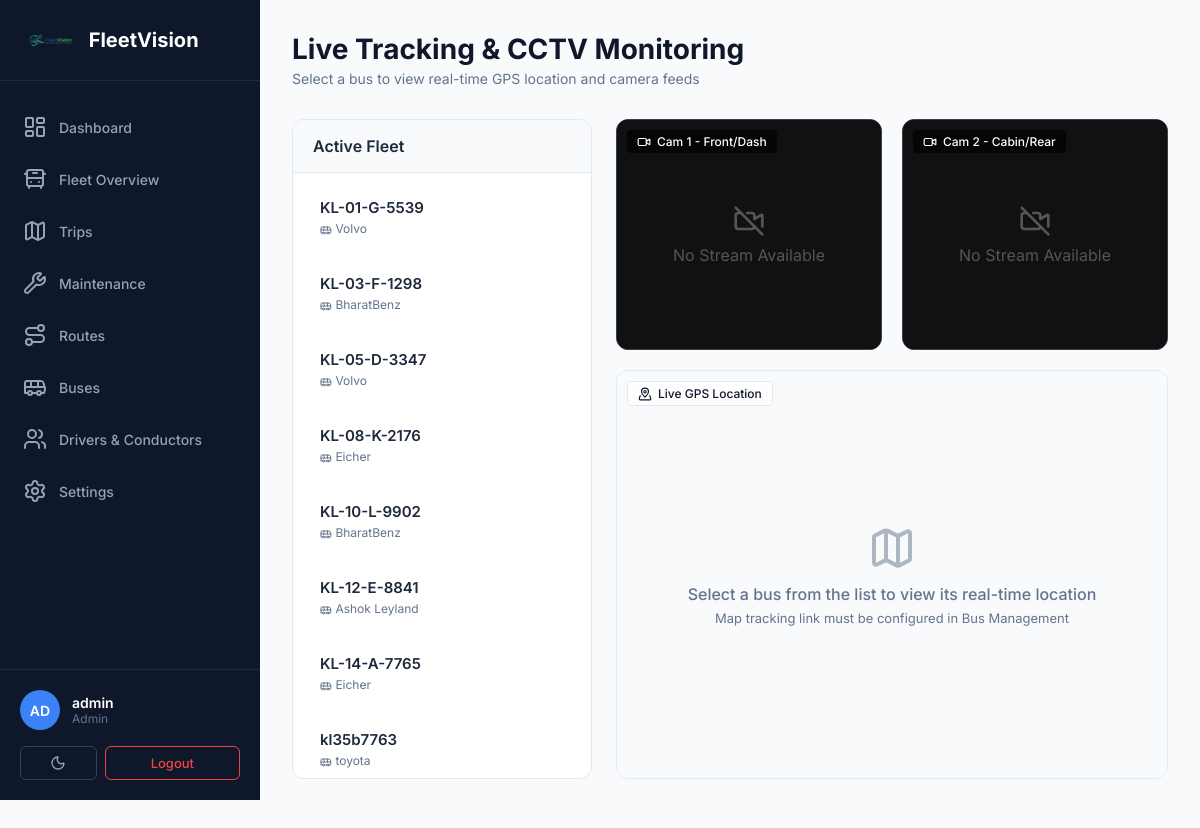
The page /live-tracking.php (signed in) on the database its author committed.
### tables this page shows
CREATE TABLE buses (
        id INTEGER PRIMARY KEY AUTOINCREMENT,
        bus_number TEXT NOT NULL UNIQUE,
        make TEXT,
        model TEXT,
        year INTEGER,
        capacity INTEGER,
        status TEXT DEFAULT 'active',
        created_at DATETIME DEFAULT CURRENT_TIMESTAMP
    , gps_url TEXT, cctv_url_1 TEXT, cctv_url_2 TEXT, route_id INTEGER REFERENCES routes(id), driver_id INTEGER REFERENCES users(id), conductor_id INTEGER REFERENCES users(id));

### live-tracking.php (the view, shortened to what this page needs)
<?php
require_once __DIR__ . '/includes/db.php';
$stmt = $pdo->query("SELECT id, bus_number, make, model, gps_url, cctv_url_1, cctv_url_2 FROM buses WHERE status = 'active' ORDER BY bus_number ASC");
$trackable_buses = $stmt->fetchAll(PDO::FETCH_ASSOC);
include __DIR__ . '/includes/header.php';
?>
<header class="top-header">
    <div class="header-left">
        <h1 class="page-title">Live Tracking & CCTV Monitoring</h1>
        <p class="page-subtitle">Select a bus to view real-time GPS location and camera feeds</p>
    </div>
</header>
<section class="content-section" style="padding-bottom: 0;">
    <div class="tracking-container">
        <div class="bus-selector-panel">
            <div class="selector-header">Active Fleet</div>
            <div class="bus-list">
                <?php if (count($trackable_buses) > 0): ?>
                    <?php foreach ($trackable_buses as $bus): ?>
                        <div class="bus-item"
                             onclick="loadFeeds('<?php echo htmlspecialchars($bus['gps_url'] ?? ''); ?>', '<?php echo htmlspecialchars($bus['cctv_url_1'] ?? ''); ?>', '<?php echo htmlspecialchars($bus['cctv_url_2'] ?? ''); ?>', this)">
                            <div class="bus-number"><?php echo htmlspecialchars($bus['bus_number']); ?></div>
                            <div class="bus-meta">
                                <span><i data-lucide="bus" style="width:12px; height:12px; display:inline-block; vertical-align:middle;"></i> <?php echo htmlspecialchars($bus['make']); ?></span>
                            </div>
                        </div>
                    <?php endforeach; ?>
                <?php else: ?>
                    <div style="padding: 20px; text-align: center; color: #64748b; font-size: 14px;">
                        No active buses found. Please add a bus first.
                    </div>
                <?php endif; ?>
            </div>
        </div>
        <div class="viewer-panel">
            <div class="cctv-grid">
                <div class="cctv-frame-container">
                    <div class="feed-label"><i data-lucide="video" style="width:14px; height:14px;"></i> Cam 1 - Front/Dash</div>
                    <div id="cctv1-container" class="empty-state black-bg">
                        <i data-lucide="video-off" style="width:32px; height:32px; margin-bottom: 8px;"></i>
                        <span>No Stream Available</span>
                    </div>
                </div>
                <div class="cctv-frame-container">
                    <div class="feed-label"><i data-lucide="video" style="width:14px; height:14px;"></i> Cam 2 - Cabin/Rear</div>
                    <div id="cctv2-container" class="empty-state black-bg">
                        <i data-lucide="video-off" style="width:32px; height:32px; margin-bottom: 8px;"></i>
                        <span>No Stream Available</span>
                    </div>
                </div>
            </div>
            <div class="map-frame-container">
                <div class="feed-label" style="background: rgba(255, 255, 255, 0.9); color: #0f172a; border: 1px solid #e2e8f0;"><i data-lucide="map-pinned" style="width:14px; height:14px;"></i> Live GPS Location</div>
                <div id="gps-container" class="empty-state">
                    <i data-lucide="map" style="width:48px; height:48px; margin-bottom: 12px; opacity: 0.5;"></i>
                    <span style="font-size: 16px; font-weight: 500;">Select a bus from the list to view its real-time location</span>
                    <span style="font-size: 13px; margin-top: 6px;">Map tracking link must be configured in Bus Management</span>
                </div>
            </div>
        </div>
    </div>
</section>
<?php include __DIR__ . '/includes/footer.php'; ?>

### dashboard.css (style rules this page uses)
* { margin: 0; padding: 0; box-sizing: border-box; }
body { font-family: 'Inter', -apple-system, BlinkMacSystemFont, 'Segoe UI', sans-serif; background: #f8fafc; color: #1e293b; }
.top-header { display: flex; justify-content: space-between; align-items: center; margin-bottom: 32px; }
.header-left { flex: 1; }
.page-title { font-size: 28px; font-weight: 700; color: #0f172a; margin-bottom: 4px; }
.page-subtitle { font-size: 14px; color: #64748b; }
.content-section { margin-bottom: 40px; }

### live-tracking.php (style rules this page uses)
.tracking-container { display: flex; gap: 24px; height: calc(100vh - 140px); }
.bus-selector-panel { width: 300px; background: white; border-radius: 12px; border: 1px solid #e2e8f0; display: flex; flex-direction: column; overflow: hidden; }
.selector-header { padding: 16px 20px; background: #f8fafc; border-bottom: 1px solid #e2e8f0; font-weight: 600; }
.bus-list { flex: 1; overflow-y: auto; padding: 10px; }
.bus-item { padding: 14px 16px; border-radius: 8px; cursor: pointer; transition: all 0.2s; margin-bottom: 8px; border: 1px solid transparent; }
.bus-number { font-weight: 600; font-size: 15px; margin-bottom: 4px; }
.bus-meta { font-size: 12px; color: #64748b; display: flex; gap: 12px; }
.viewer-panel { flex: 1; display: flex; flex-direction: column; gap: 20px; }
.cctv-grid { display: grid; grid-template-columns: 1fr 1fr; gap: 20px; height: 35%; }
.cctv-frame-container { background: #000; border-radius: 12px; overflow: hidden; position: relative; border: 1px solid #334155; }
.map-frame-container { flex: 1; background: white; border-radius: 12px; border: 1px solid #e2e8f0; overflow: hidden; position: relative; }
.feed-label { position: absolute; top: 10px; left: 10px; background: rgba(0, 0, 0, 0.7); color: white; padding: 4px 10px; border-radius: 4px; font-size: 12px; font-weight: 500; z-index: 10; display: flex; align-items: center; gap: 6px; }
.empty-state { position: absolute; top: 0; left: 0; right: 0; bottom: 0; display: flex; flex-direction: column; align-items: center; justify-content: center; color: #64748b; background: #f8fafc; }
.empty-state.black-bg { background: #111; color: #555; }

### rows shown on the page
buses: bus_number "KL-01-G-5539", make "Volvo"
buses: bus_number "KL-03-F-1298", make "BharatBenz"
buses: bus_number "KL-05-D-3347", make "Volvo"
buses: bus_number "KL-08-K-2176", make "Eicher"
buses: bus_number "KL-10-L-9902", make "BharatBenz"
buses: bus_number "KL-12-E-8841", make "Ashok Leyland"
buses: bus_number "KL-14-A-7765", make "Eicher"
buses: bus_number "kl35b7763", make "toyota"

### other values the page prints
$username_initials "AD"
$current_username "admin"
$_SESSION['role'] "Admin"
